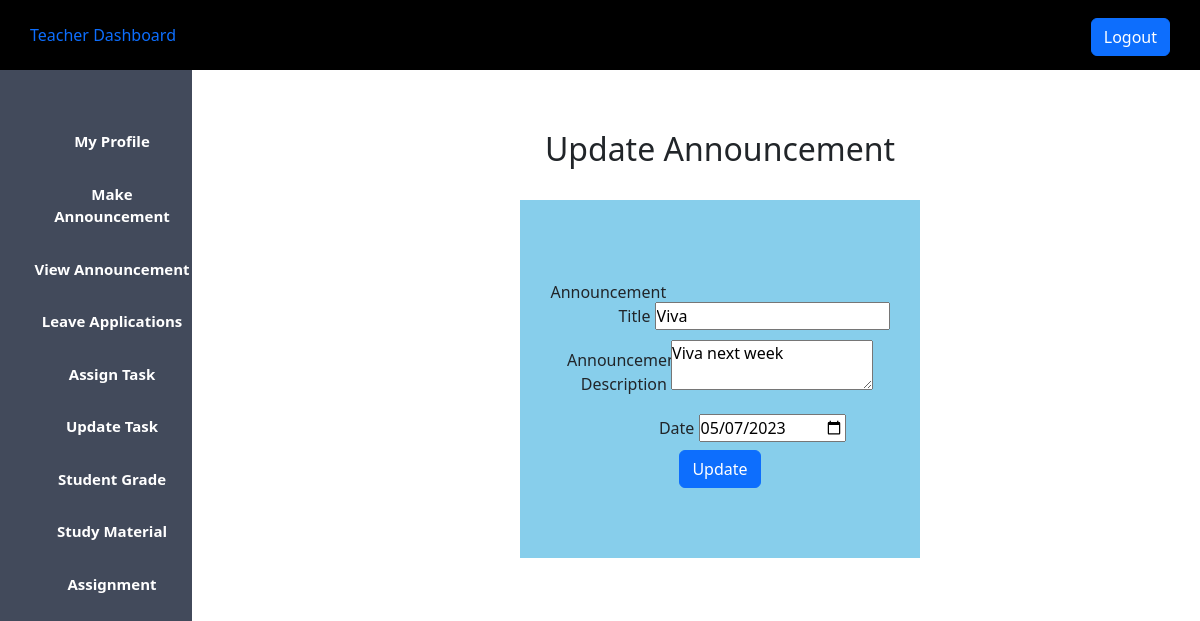
Screenshot of /update_announcement.php?announcement_id=5 (signed in) with the database file from the repository.
### tables this page shows
CREATE TABLE `announcement` (
  `id` int(11) NOT NULL,
  `title` varchar(100) DEFAULT NULL,
  `description` varchar(500) DEFAULT NULL,
  `date` date DEFAULT NULL
);

### update_announcement.php (the view, shortened to what this page needs)
<?php
$host = "localhost";
$user = "root";
$password = "";
$db = "lms_db";
$data = mysqli_connect($host,$user,$password,$db);
$id = $_GET['announcement_id'];
$sql = "SELECT * FROM announcement WHERE id='$id' ";
$result = mysqli_query($data,$sql);
$info= $result->fetch_assoc();
?>
<!DOCTYPE html>
<html lang="en">
<head>
   <?php
        include('teacher_css.php');
    ?>
</head>
<body>
    <?php
        include('teacher_sidebar.php');
    ?>
<div class="content">
        <center>
            <h2>Update Announcement</h2>
            <br>
            <div class="div_deg">
            <form action="#" method="POST">
                <div>
                    <label>Announcement Title</label>
                    <input type="text" name="a_title" value="<?php echo "{$info['title']}"; ?>" required>
                </div>
                <div>
                    <label>Announcement Description</label>
                    <textarea name="a_desc" required><?php echo "{$info['description']}"; ?></textarea>
                </div>
                <div>
                    <label>Date</label>
                    <input type="date" name="a_date" value="<?php echo "{$info['date']}"; ?>" required>
                </div>
                <div>
                    <input type="submit" name="update" value="Update" class="btn btn-primary  ">
                </div>
            </form>
        </div>
        </center>
    </div>
</body>
</html>

### css/admin.css (style rules this page uses)
* { margin: 0px; padding: 0px; }
.content { margin-left: 20%; margin-top: 5%; }

### update_announcement.php (style rules this page uses)
label { display: inline-block; width: 100px; text-align: right; padding-top: 10px; padding-bottom: 10px; }
.div_deg { background-color: skyblue; width: 400px; padding-top: 70px; padding-bottom: 70px; }

### rows the page displays
announcement: a_title "Viva", a_desc "Viva next week", a_date "05/07/2023"
